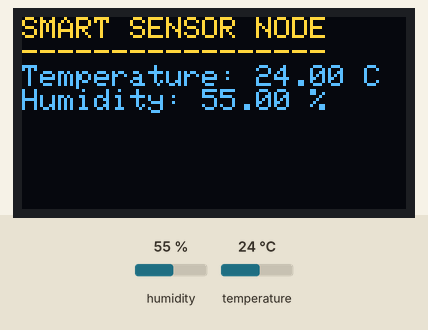
Recording of a sketch running on a simulated ESP32. Parts: 128×64 one-colour display. The test bench sets the inputs (shaded band); at power-on: humidity 55 %, temperature 24 °C. The OLED is the two-colour kind (top 16 rows yellow); what the sketch prints to the serial monitor is not drawn.

Above: at 2.8 s.
2.9 s: humidity set to 22 %
At 4.6 s:
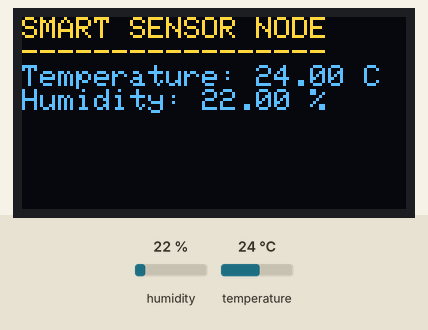
5.6 s: temperature set to 12 °C
At 7.3 s:
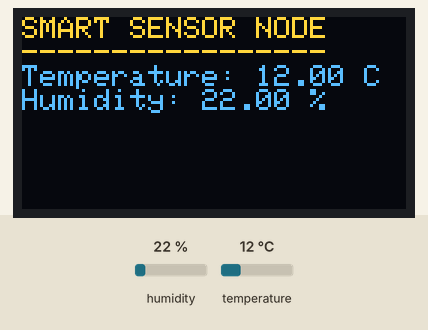
8.3 s: humidity set to 40 %
At 11.4 s:
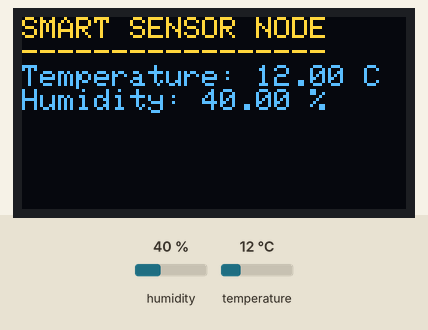
11.7 s: temperature set to 19 °C
Timing chart, 0 to 14.7 s (numbered marks = the images above; inputs shaded):
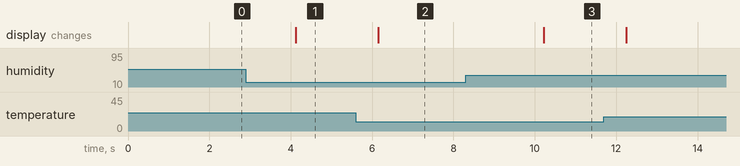

Measured:
- after the input at 2.9 s, the display: changes after 1.2 s (image 1)
- after the input at 5.6 s, the display: changes after 0.55 s (image 2)
- after the input at 8.3 s, the display: changes after 1.9 s (image 3)

The sketch:

sketch.ino
```cpp
#include <Wire.h>
#include <DHT.h>
#include <Adafruit_GFX.h>
#include <Adafruit_SSD1306.h>

// Sensor configuration
#define DHT_PIN 15
#define DHT_TYPE DHT22

// OLED configuration
#define SCREEN_WIDTH 128
#define SCREEN_HEIGHT 64
#define OLED_ADDRESS 0x3C

DHT dht(DHT_PIN, DHT_TYPE);

Adafruit_SSD1306 display(
  SCREEN_WIDTH,
  SCREEN_HEIGHT,
  &Wire,
  -1
);

void setup() {
  Serial.begin(115200);

  // Initialize DHT sensor
  dht.begin();

  // Initialize I2C
  Wire.begin(21, 22);

  // Initialize OLED
  if (!display.begin(
    SSD1306_SWITCHCAPVCC,
    OLED_ADDRESS
  )) {
    Serial.println("OLED initialization failed!");
    while (true);
  }

  display.clearDisplay();
  display.setTextColor(SSD1306_WHITE);
  display.setTextSize(1);

  Serial.println("IoT Smart Sensor Node started!");
}

void loop() {

  float temperature = dht.readTemperature();
  float humidity = dht.readHumidity();

  if (isnan(temperature) || isnan(humidity)) {
    Serial.println("Sensor reading error!");
    delay(2000);
    return;
  }

  // Display measurements
  display.clearDisplay();
  display.setCursor(0, 0);

  display.println("SMART SENSOR NODE");
  display.println("-----------------");

  display.print("Temperature: ");
  display.print(temperature);
  display.println(" C");

  display.print("Humidity: ");
  display.print(humidity);
  display.println(" %");

  display.display();

  // Serial Monitor
  Serial.print("Temperature: ");
  Serial.print(temperature);
  Serial.println(" C");

  Serial.print("Humidity: ");
  Serial.print(humidity);
  Serial.println(" %");

  delay(2000);
}
```
